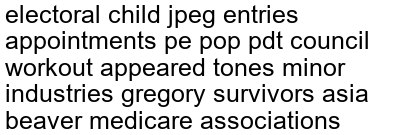
#> input picture old-stuff/imageToTextAI(abandoned)/training_images/a8d6142c-dd7e-4863-9e54-50a1909c44f1.png, 410 x 135 px
$ jupyter execute --allow-errors find_characters.ipynb
#> lines starting #> are read from the running program, lines starting #| are printed output that depends on the picture; after the words box and inside, x2 and y2 are one past the last pixel; in counts of white or black regions, pixels touching at a corner belong together
[cell 1]
from imutils.object_detection import non_max_suppression
import matplotlib.pyplot as plt
import numpy as np
import argparse
import time
import cv2

[cell 2]
image = cv2.imread("training_images/a8d6142c-dd7e-4863-9e54-50a1909c44f1.png")
#> image is the input picture: shape (135, 410, 3); min 0, max 255, mean 215.4
# image = cv2.imread("training_images/a8d6142c-dd7e-4863-9e54-50a1909c44f1.png")

# image height and width should be multiple of 32
imgWidth=320
imgHeight=320

image = cv2.cvtColor(image, cv2.COLOR_BGR2GRAY)
#> image: shape (135, 410)
(thresh, image) = cv2.threshold(image, 150, 255, cv2.THRESH_BINARY)
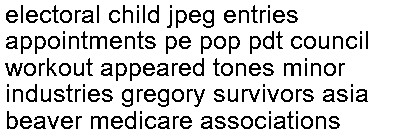
#> image: shape (135, 410); 84% white; black in thin lines or dots, all inside (x1, y1, x2, y2) = (5, 5, 368, 129)
image = cv2.cvtColor(image, cv2.COLOR_GRAY2BGR)

orig = image.copy()
(H, W) = image.shape[:2]
#> H = 135; W = 410
(newW, newH) = (imgWidth, imgHeight)

rW = W / float(newW)
#> rW = 1.28
rH = H / float(newH)
#> rH = 0.422
image = cv2.resize(image, (newW, newH))
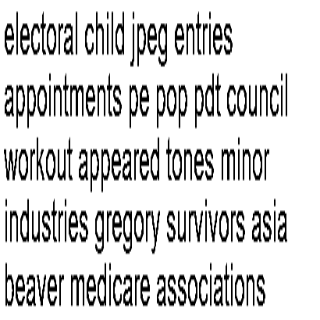
#> image: shape (320, 320, 3); min 0, max 255, mean 214.1

(H, W) = image.shape[:2]
#> H = 320; W = 320
plt.imshow(image)
plt.show()
